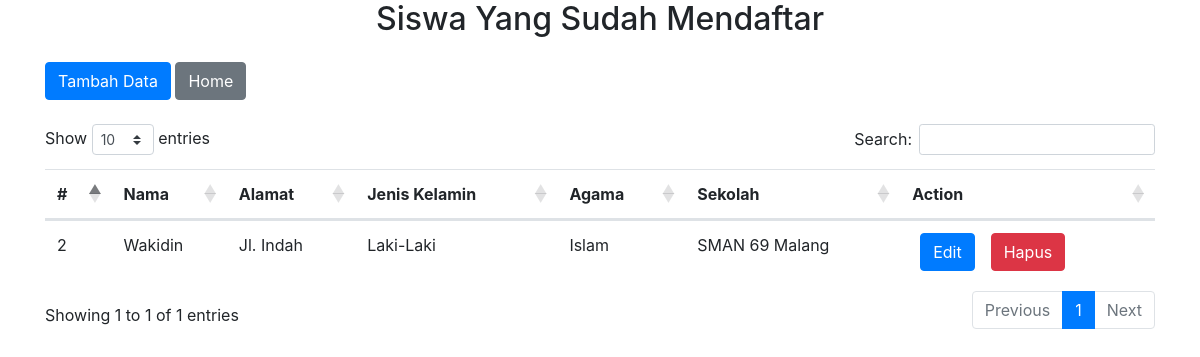
Page /pertemuan_14/tampil_data.php on the committed database.
### tables this page shows
CREATE TABLE `data` (
  `id` int(255) NOT NULL,
  `nama` varchar(255) NOT NULL,
  `alamat` text NOT NULL,
  `kelamin` varchar(40) NOT NULL,
  `agama` varchar(25) NOT NULL,
  `sekolah` varchar(255) NOT NULL
);

### pertemuan_14/fungsi.php (called while the page is built, shortened)
<?php
$conn = mysqli_connect('localhost', 'root', '', 'pertemuan_14');
function allsiswa() {
	global $conn;
	$query = mysqli_query($conn, 'select * from data');
	return $query;
}
?>

### pertemuan_14/tampil_data.php (the view, shortened to what this page needs)
<?php
require "fungsi.php";
$data = allsiswa();
?>
<!DOCTYPE html>
<html lang="en">
<head>
	<link rel="stylesheet" type="text/css" href="https://cdn.datatables.net/1.10.20/css/dataTables.bootstrap4.min.css">
	<link rel="stylesheet" href="https://stackpath.bootstrapcdn.com/bootstrap/4.3.1/css/bootstrap.min.css">
</head>
<body>
<div class="container">
	<h2 class="mb-4 text-center">Siswa Yang Sudah Mendaftar</h2>
	<a href="form_daftar.php" class="btn btn-primary">Tambah Data</a>
	<a href="index.php" class="btn btn-secondary">Home</a>
	<table class="table mt-4" id="table-data">
		<thead>
			<tr>
				<th>#</th>
				<th>Nama</th>
				<th>Alamat</th>
				<th>Jenis Kelamin</th>
				<th>Agama</th>
				<th>Sekolah</th>
				<th>Action</th>
			</tr>
		</thead>
		<tbody>
		<?php
		foreach ($data as $siswa) {
				echo "<tr>
				<td>" . $siswa['id'] . "</td>
				<td>" . $siswa['nama'] . "</td>
				<td>" . $siswa['alamat'] . "</td>
				<td>" . $siswa['kelamin'] . "</td>
				<td>" . $siswa['agama'] . "</td>
				<td>" . $siswa['sekolah'] . "</td>
				<td><a href='edit.php?id=" . $siswa['id'] . "' class='btn btn-primary mx-2'>Edit</a><a onclick='return confirm('Anda yakin untuk menghapus data " .$siswa['nama'] . "?')' href='hapus.php?id=" . $siswa['id'] . "' class='mx-2 btn btn-danger'>Hapus</a></td>
				</tr>";
		}
		?>
		</tbody>
	</table>
</div>
</body>
</html>

### rows in the picture
data: id "2", nama "Wakidin", alamat "Jl. Indah", kelamin "Laki-Laki", agama "Islam", sekolah "SMAN 69 Malang"
